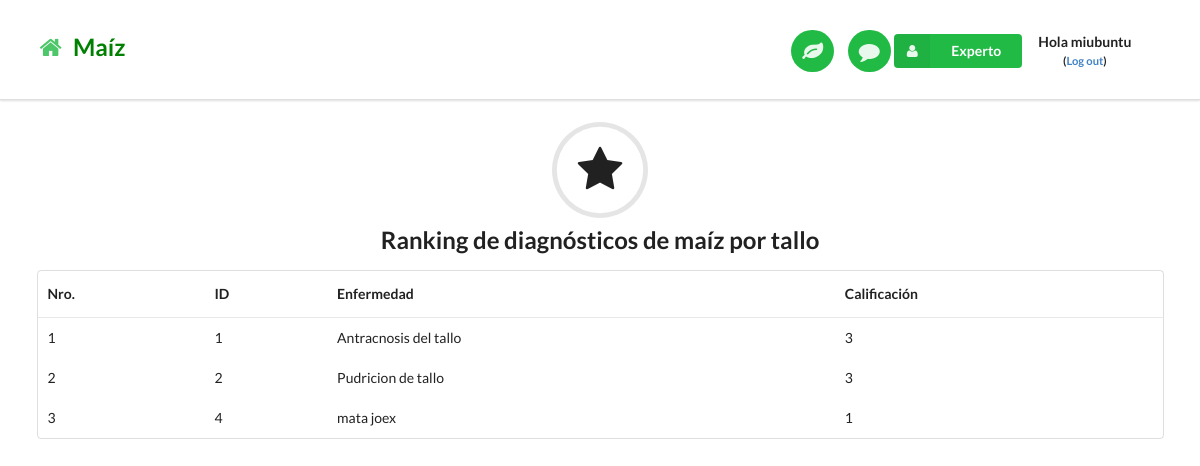
The app's page /reportecalificacionmaizmara/ (signed in) with its own data.
### miapp/models.py (models this page shows, shortened)
class Reviewmara(models.Model):
    enfermedadName = models.CharField(max_length=50)
    enfermedadId = models.IntegerField()
    comment = models.TextField()
    reviewer = models.CharField(max_length=50)
    stars = models.IntegerField()
    createdTime =  models.DateField(auto_now=True, auto_now_add=False)

### miapp/views.py (the view)
# urls.py: url(r'^reportecalificacionmaizmara/$', views.reportecalificacionmaizmaraPage, name='reportecalificacionmaizmaraPage'),
@login_required
def reportecalificacionmaizmaraPage(request):
    reviewmaiz = Reviewmara.objects.order_by('-stars')
    return render(request, 'reportecalificacionmaizmara.html', {'reviewmaiz':reviewmaiz})

### templates/reportecalificacionmaizmara.html
{% extends "base.html" %}
{% load staticfiles %}
{% block content %}
<h2 class="ui center aligned icon header">
  <i class="circular star icon"></i>
  Ranking de diagnósticos de maíz por tallo
</h2>
<div class="ui container">
<table class="ui basic table">
  <thead>
    <tr>
      <th>Nro.</th>
      <th>ID</th>
      <th>Enfermedad</th>
      <th>Calificación</th>
    </tr>
  </thead>
  {% for reviewmaiz in reviewmaiz %}
  <tbody>
    <tr>
      <td>{{ reviewmaiz.id }}</td>
      <td>{{ reviewmaiz.enfermedadId }}</td>
      <td>{{ reviewmaiz.enfermedadName }}</td>
      <td>{{ reviewmaiz.stars }}</td>
    </tr>
  </tbody>
  {% endfor %}
</table>
</div>
<br>
{% endblock %}

### templates/base.html (shortened to what this page needs)
{% load staticfiles %}
<!DOCTYPE html>
<html lang="en">
<head>
  <link rel="stylesheet" href="{% static "css/bootstrap2.min.css" %}"/>
  <link rel="stylesheet" href="{% static "css/utilbase.css" %}"/>
</head>
<body>
  {% block nav-bar %}
    <div class="ui top fixed menu borderless main nav-bar">
      <div class="ui container">
        <br> <h2><a href="/"><i class="green home icon link"></i>  <span style="color:green"> Maíz</span></a></h2>
        <div class="right item">
          <a id="preference-link" href="/analisis"><button class="circular ui icon green button nav-button"> <i class="large leaf icon link"></i> </button></a>
          <a href="/comentariouser"><button class="circular ui icon green button nav-button"> <i class="large comment icon link"></i> </button></a>
{% if user.is_authenticated %}
<div class="ui floating labeled icon dropdown green button">
          <i class="user icon"></i>
          <span class="text">Experto</span>
        </div>
{% if user.is_authenticated %}
    <div class="item">
        <p class="top-menu" style="text-align:center;"> <b> Hola {{ user.username }} <br> <small>(<a href="{% url 'logout' %}">Log out</a>)</small> </b> </p>
    </div>
{% endif %}
{% endif %}
        </div>
      </div>
    </div>
<br>
  {% endblock %}
  {% block content %}
  {% endblock %}
</body>
</html>

### static/css/utilbase.css (style rules this page uses)
body { padding-top: 74px; }
.nav-bar { padding-top: 7px; padding-bottom: 4px; }
.nav-button { margin-left: 10px !important; }

### records on screen
Reviewmara: id "1", enfermedadId "1", enfermedadName "Antracnosis del tallo", stars "3"
Reviewmara: id "2", enfermedadId "2", enfermedadName "Pudricion de tallo", stars "3"
Reviewmara: id "3", enfermedadId "4", enfermedadName "mata joex", stars "1"

### other values on screen
{{ user.username }} "miubuntu"
